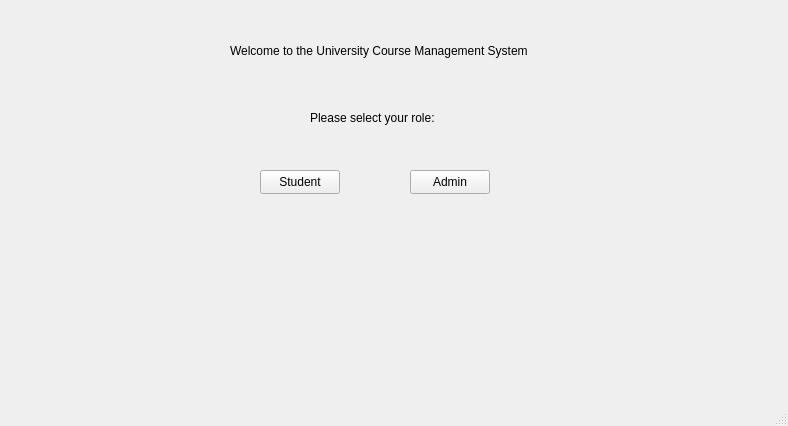
<?xml version="1.0" encoding="UTF-8"?>
<ui version="4.0">
 <class>MainWindow</class>
 <widget class="QMainWindow" name="MainWindow">
  <property name="geometry">
   <rect>
    <x>0</x>
    <y>0</y>
    <width>788</width>
    <height>426</height>
   </rect>
  </property>
  <property name="windowTitle">
   <string>MainWindow</string>
  </property>
  <widget class="QWidget" name="centralwidget">
   <widget class="QLabel" name="welcome_main_label">
    <property name="geometry">
     <rect>
      <x>230</x>
      <y>40</y>
      <width>311</width>
      <height>21</height>
     </rect>
    </property>
    <property name="text">
     <string>Welcome to the University Course Management System</string>
    </property>
   </widget>
   <widget class="QLabel" name="select_role_label">
    <property name="geometry">
     <rect>
      <x>310</x>
      <y>110</y>
      <width>131</width>
      <height>16</height>
     </rect>
    </property>
    <property name="text">
     <string>Please select your role:</string>
    </property>
   </widget>
   <widget class="QPushButton" name="student_pushButton">
    <property name="geometry">
     <rect>
      <x>260</x>
      <y>170</y>
      <width>80</width>
      <height>24</height>
     </rect>
    </property>
    <property name="text">
     <string>Student</string>
    </property>
   </widget>
   <widget class="QPushButton" name="admin_pushButton">
    <property name="geometry">
     <rect>
      <x>410</x>
      <y>170</y>
      <width>80</width>
      <height>24</height>
     </rect>
    </property>
    <property name="text">
     <string>Admin</string>
    </property>
   </widget>
  </widget>
  <widget class="QMenuBar" name="menubar">
   <property name="geometry">
    <rect>
     <x>0</x>
     <y>0</y>
     <width>788</width>
     <height>21</height>
    </rect>
   </property>
  </widget>
  <widget class="QStatusBar" name="statusbar"/>
 </widget>
 <resources/>
 <connections/>
</ui>
